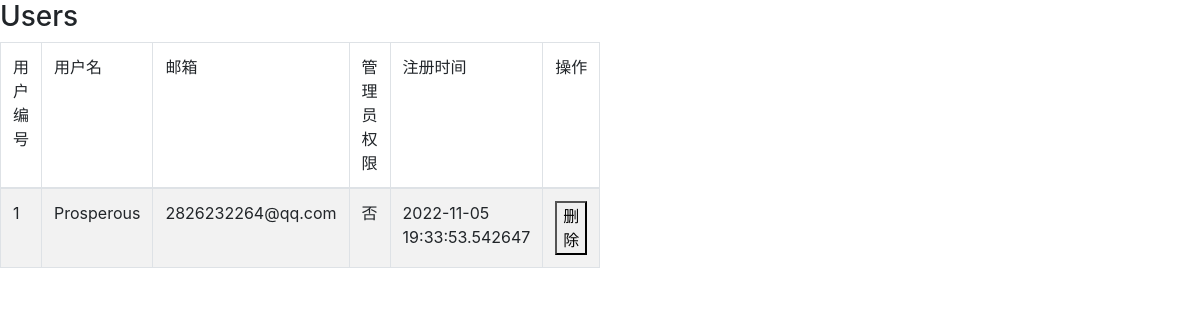
The app's page /admin/show_all_user, older data.
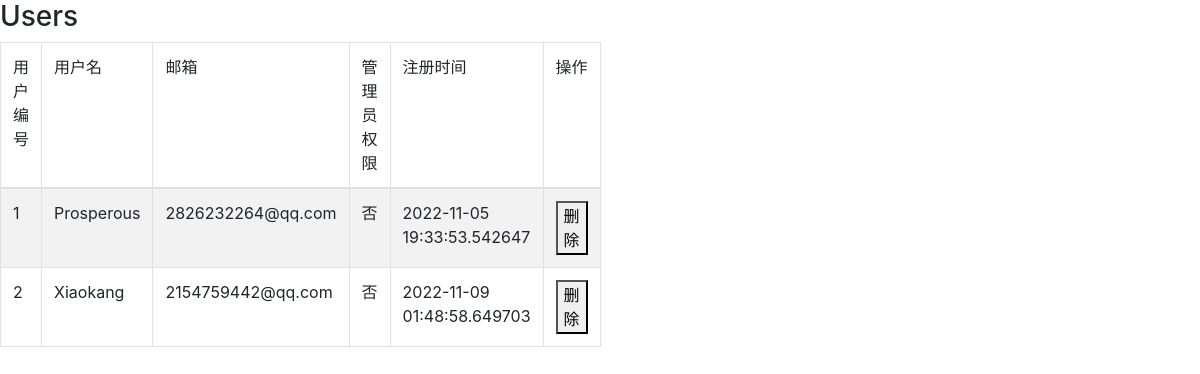
The same page, newer data.
### app/models.py (models this page shows)
class UserModel(db.Model):
    __tablename__ = "user"
    id = db.Column(db.Integer, primary_key=True, autoincrement=True)
    username = db.Column(db.String(20), nullable=False, unique=True)
    email = db.Column(db.String(200), nullable=False, unique=True)
    password = db.Column(db.String(200), nullable=False)
    admin = db.Column(db.Boolean, default=False)
    register_datetime = db.Column(db.DateTime, default=datetime.now)
    state = db.Column(db.Boolean, default=False)
    todo_list = db.relationship('TodoListModel', backref='user', uselist=True)

### app/blueprints/admin.py (the view)
@bp.route("/show_all_user")
def show_all_user():
    users = UserModel.query.all()
    return render_template('show_all_users.html', users=users)

### app/templates/show_all_users.html (shortened to what this page needs)
<!DOCTYPE html>
<html lang="en">
  <head>
    <link
      rel="stylesheet"
      href="https://stackpath.bootstrapcdn.com/bootstrap/4.1.3/css/bootstrap.min.css"
    />
  </head>
  <body>
    <div class="row">
      <div class="col-md-6 col-sm-12 col-xs-12">
        <div class="panel panel-default">
          <div class="panel-heading">
            <h3>Users</h3>
          </div>
          <div class="panel-body">
            <div>
              <table class="table table-striped table-bordered table-hover">
                <thead>
                  <tr>
                    <td>用户编号</td>
                    <td>用户名</td>
                    <td>邮箱</td>
                    <td>管理员权限</td>
                    <td>注册时间</td>
                    <td>操作</td>
                  </tr>
                </thead>
                <tbody>
                  {% for u in users %}
                  <tr>
                    <td>{{ u.id }}</td>
                    <td>{{ u.username }}</td>
                    <td>{{ u.email }}</td>
                    <td>{% if u.admin %} 是 {% else %} 否 {% endif %}</td>
                    <td>{{ u.register_datetime }}</td>
                    <td>
                      <button class="delete_user_btn" value="{{u.id}}">
                        删除
                      </button>
                    </td>
                  </tr>
                  {% endfor %}
                </tbody>
              </table>
            </div>
          </div>
        </div>
      </div>
    </div>
  </body>
</html>

Row changes from the older to the newer data that the page shows:
added UserModel: id "2", username "Xiaokang", email "2154759442@qq.com", admin "否", register_datetime "2022-11-09 01:48:58.649703"
